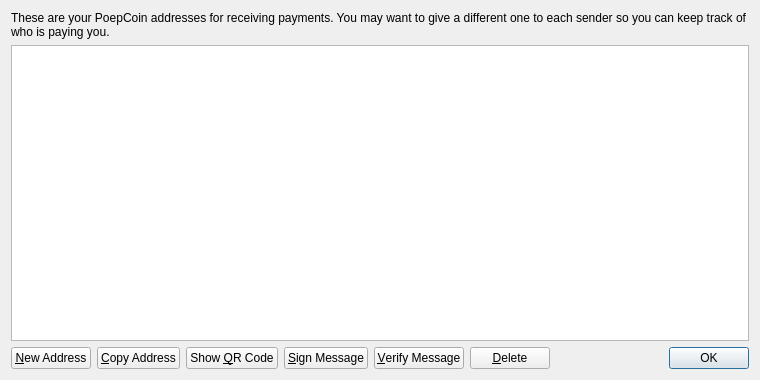
<?xml version="1.0" encoding="UTF-8"?>
<ui version="4.0">
 <class>AddressBookPage</class>
 <widget class="QWidget" name="AddressBookPage">
  <property name="geometry">
   <rect>
    <x>0</x>
    <y>0</y>
    <width>760</width>
    <height>380</height>
   </rect>
  </property>
  <property name="windowTitle">
   <string>Address Book</string>
  </property>
  <layout class="QVBoxLayout" name="verticalLayout">
   <item>
    <widget class="QLabel" name="labelExplanation">
     <property name="text">
      <string>These are your PoepCoin addresses for receiving payments. You may want to give a different one to each sender so you can keep track of who is paying you.</string>
     </property>
     <property name="textFormat">
      <enum>Qt::PlainText</enum>
     </property>
     <property name="wordWrap">
      <bool>true</bool>
     </property>
    </widget>
   </item>
   <item>
    <widget class="QTableView" name="tableView">
     <property name="contextMenuPolicy">
      <enum>Qt::CustomContextMenu</enum>
     </property>
     <property name="toolTip">
      <string>Double-click to edit address or label</string>
     </property>
     <property name="tabKeyNavigation">
      <bool>false</bool>
     </property>
     <property name="alternatingRowColors">
      <bool>true</bool>
     </property>
     <property name="selectionMode">
      <enum>QAbstractItemView::SingleSelection</enum>
     </property>
     <property name="selectionBehavior">
      <enum>QAbstractItemView::SelectRows</enum>
     </property>
     <property name="sortingEnabled">
      <bool>true</bool>
     </property>
     <attribute name="verticalHeaderVisible">
      <bool>false</bool>
     </attribute>
    </widget>
   </item>
   <item>
    <layout class="QHBoxLayout" name="horizontalLayout">
     <item>
      <widget class="QPushButton" name="newAddressButton">
       <property name="toolTip">
        <string>Create a new address</string>
       </property>
       <property name="text">
        <string>&amp;New Address</string>
       </property>
       <property name="icon">
        <iconset resource="../bitcoin.qrc">
         <normaloff>:/icons/add</normaloff>:/icons/add</iconset>
       </property>
      </widget>
     </item>
     <item>
      <widget class="QPushButton" name="copyToClipboard">
       <property name="toolTip">
        <string>Copy the currently selected address to the system clipboard</string>
       </property>
       <property name="text">
        <string>&amp;Copy Address</string>
       </property>
       <property name="icon">
        <iconset resource="../bitcoin.qrc">
         <normaloff>:/icons/editcopy</normaloff>:/icons/editcopy</iconset>
       </property>
      </widget>
     </item>
     <item>
      <widget class="QPushButton" name="showQRCode">
       <property name="text">
        <string>Show &amp;QR Code</string>
       </property>
       <property name="icon">
        <iconset resource="../bitcoin.qrc">
         <normaloff>:/icons/qrcode</normaloff>:/icons/qrcode</iconset>
       </property>
      </widget>
     </item>
     <item>
      <widget class="QPushButton" name="signMessage">
       <property name="toolTip">
        <string>Sign a message to prove you own a Bitcoin address</string>
       </property>
       <property name="text">
        <string>&amp;Sign Message</string>
       </property>
       <property name="icon">
        <iconset resource="../bitcoin.qrc">
         <normaloff>:/icons/edit</normaloff>:/icons/edit</iconset>
       </property>
      </widget>
     </item>
     <item>
      <widget class="QPushButton" name="verifyMessage">
       <property name="toolTip">
        <string>Verify a message to ensure it was signed with a specified Bitcoin address</string>
       </property>
       <property name="text">
        <string>&amp;Verify Message</string>
       </property>
       <property name="icon">
        <iconset resource="../bitcoin.qrc">
         <normaloff>:/icons/transaction_0</normaloff>:/icons/transaction_0</iconset>
       </property>
      </widget>
     </item>
     <item>
      <widget class="QPushButton" name="deleteButton">
       <property name="toolTip">
        <string>Delete the currently selected address from the list. Only sending addresses can be deleted.</string>
       </property>
       <property name="text">
        <string>&amp;Delete</string>
       </property>
       <property name="icon">
        <iconset resource="../bitcoin.qrc">
         <normaloff>:/icons/remove</normaloff>:/icons/remove</iconset>
       </property>
      </widget>
     </item>
     <item>
      <spacer name="horizontalSpacer">
       <property name="orientation">
        <enum>Qt::Horizontal</enum>
       </property>
       <property name="sizeHint" stdset="0">
        <size>
         <width>40</width>
         <height>20</height>
        </size>
       </property>
      </spacer>
     </item>
     <item>
      <widget class="QDialogButtonBox" name="buttonBox">
       <property name="sizePolicy">
        <sizepolicy hsizetype="Maximum" vsizetype="Fixed">
         <horstretch>0</horstretch>
         <verstretch>0</verstretch>
        </sizepolicy>
       </property>
       <property name="standardButtons">
        <set>QDialogButtonBox::Ok</set>
       </property>
      </widget>
     </item>
    </layout>
   </item>
  </layout>
 </widget>
 <resources>
  <include location="../bitcoin.qrc"/>
 </resources>
 <connections/>
</ui>
